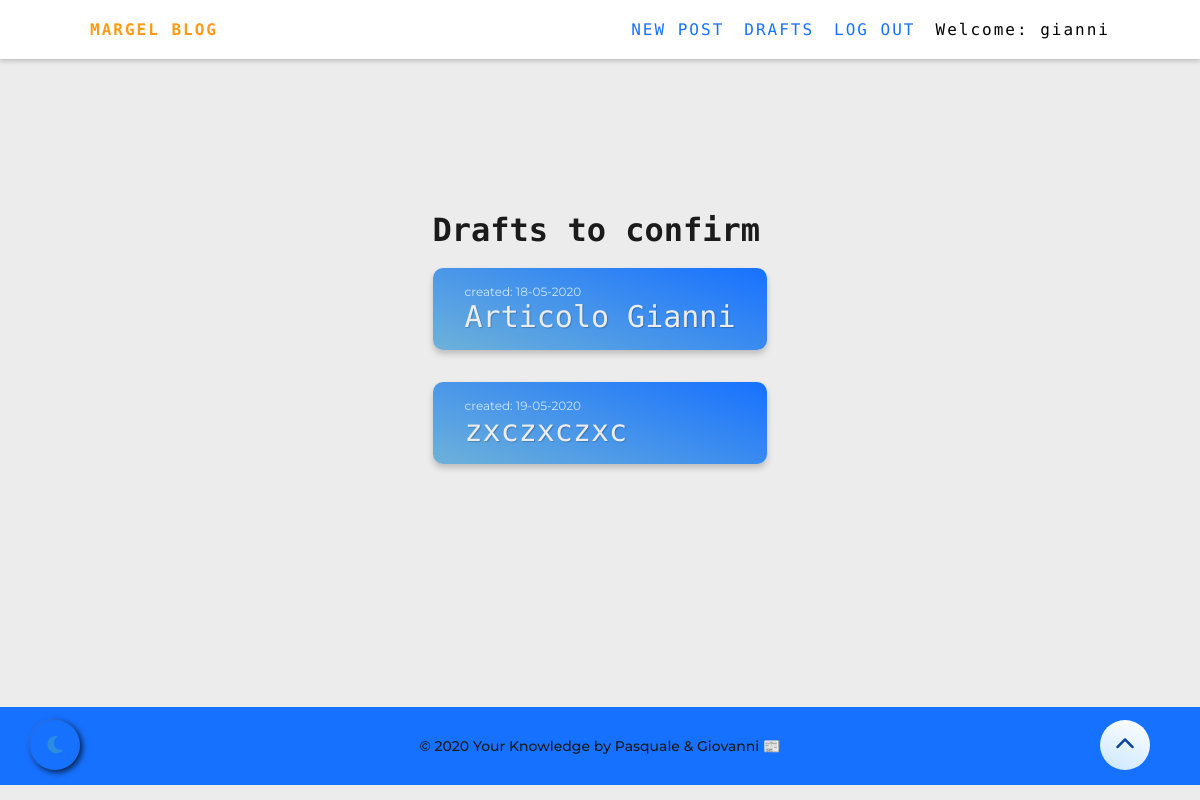
The page /blog/drafts/ (signed in) on the database as committed earlier.
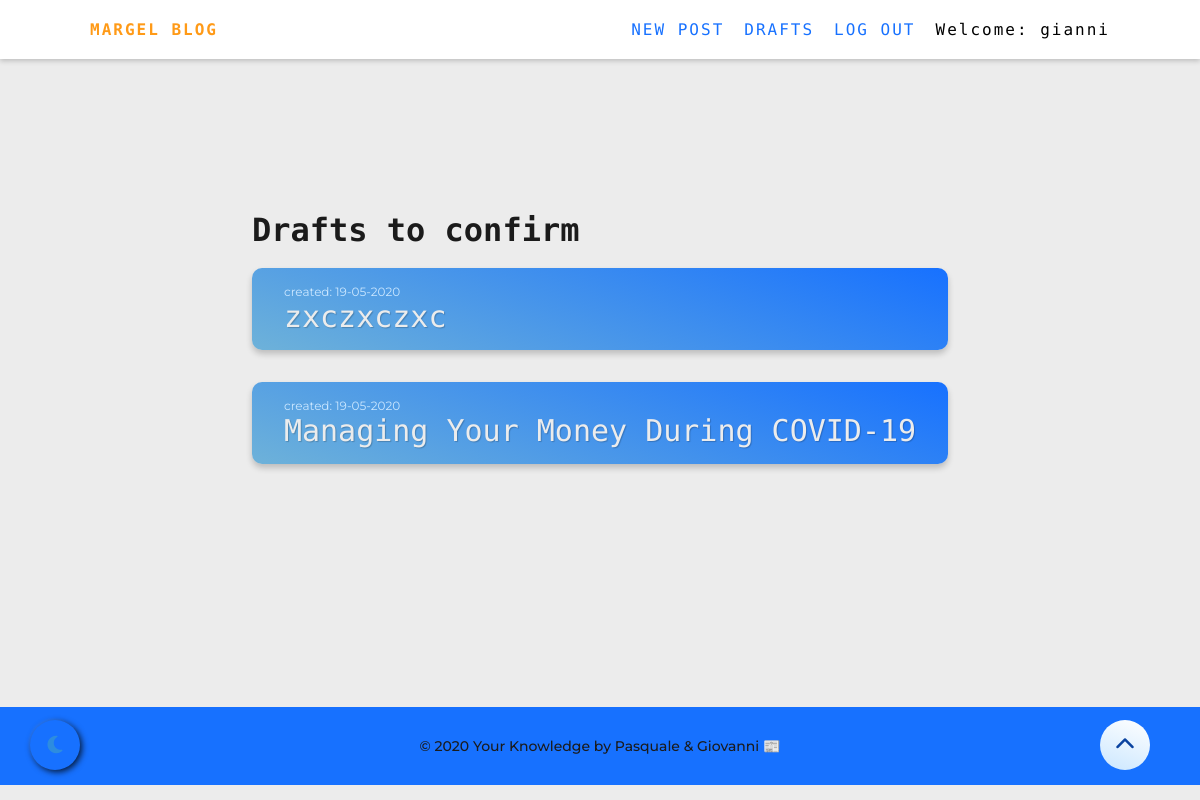
The same page on the database as committed later.
### blog_app/models.py (models this page shows, shortened)
class Article(models.Model):
    author = models.ForeignKey('auth.user', on_delete=models.CASCADE)
    title = models.CharField(max_length=100)
    content = models.TextField()
    image = models.ImageField(upload_to='article_pics', blank=True)
    pub_date = models.DateTimeField('date published', blank=True, null=True)
    create_date = models.DateTimeField(default=timezone.now)
    category = models.ForeignKey(Category, on_delete=models.CASCADE, blank=True)
    tag = models.ManyToManyField(Tag)
    pin = models.BooleanField(default=False)

### blog_app/views.py (the view)
# urls.py: path('drafts/', views.DraftListView.as_view(), name='article_draft_list'),
class DraftListView(LoginRequiredMixin, ListView):
    login_url = '/login/'
    redirect_field_name = 'blog_app/article_drafts_list.html'
    model = Article
    template_name = 'blog_app/article_drafts_list.html'
    def get_queryset(self):
        return Article.objects.filter(pub_date__isnull=True).order_by('create_date')

### templates/blog_app/article_drafts_list.html
{% extends 'blog_app/base.html' %}
{% block main_content %}
<h1>Drafts to confirm</h1>
<br/>
<div class="draft-container">
    {% for article in article_list %}
<div class="draft">
    <p class="draft-date">created: {{ article.create_date|date:'d-m-Y'}}</p>
    <h2><a href="{% url 'blog_app:article_detail' pk=article.pk %}">{{article.title}}</a></h2>
</div>
{% endfor %}
</div>
{% endblock %}

Rows that differ between the two databases and show on the page:
no longer on this page (row edited): Article: create_date "18-05-2020", title "Articolo Gianni"
added Article: create_date "19-05-2020", title "Managing Your Money During COVID-19"
